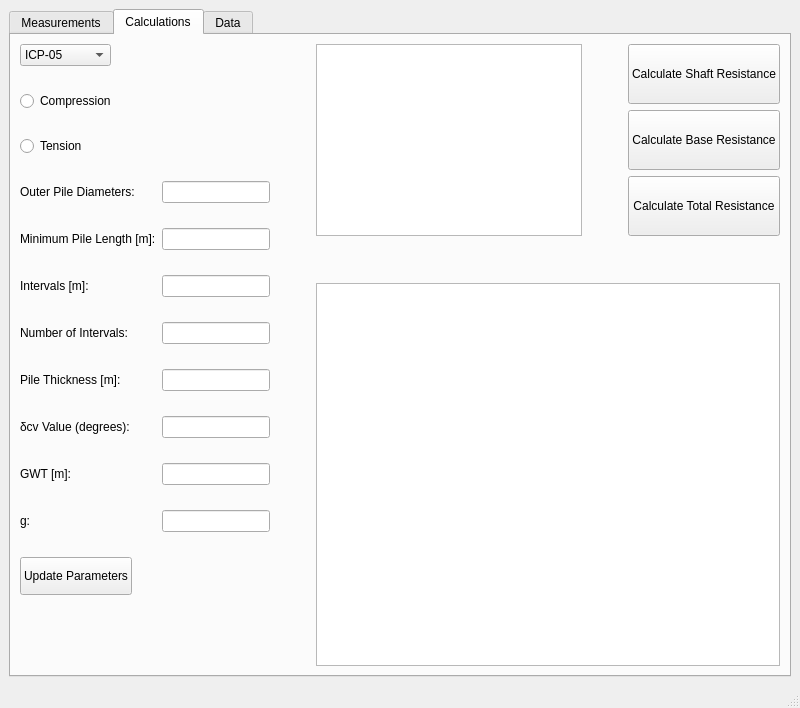
<?xml version="1.0" encoding="UTF-8"?>
<ui version="4.0">
 <class>MainWindow</class>
 <widget class="QMainWindow" name="MainWindow">
  <property name="geometry">
   <rect>
    <x>0</x>
    <y>0</y>
    <width>800</width>
    <height>708</height>
   </rect>
  </property>
  <property name="windowTitle">
   <string>MainWindow</string>
  </property>
  <widget class="QWidget" name="centralwidget">
   <layout class="QHBoxLayout" name="horizontalLayout">
    <item>
     <widget class="QTabWidget" name="tabWidget">
      <property name="currentIndex">
       <number>1</number>
      </property>
      <widget class="QWidget" name="tab1">
       <attribute name="title">
        <string>Measurements</string>
       </attribute>
      </widget>
      <widget class="QWidget" name="tab_2">
       <attribute name="title">
        <string>Calculations</string>
       </attribute>
       <layout class="QGridLayout" name="gridLayout_3">
        <item row="1" column="4">
         <spacer name="verticalSpacer">
          <property name="orientation">
           <enum>Qt::Vertical</enum>
          </property>
          <property name="sizeType">
           <enum>QSizePolicy::Fixed</enum>
          </property>
          <property name="sizeHint" stdset="0">
           <size>
            <width>20</width>
            <height>35</height>
           </size>
          </property>
         </spacer>
        </item>
        <item row="3" column="1">
         <spacer name="horizontalSpacer_3">
          <property name="orientation">
           <enum>Qt::Horizontal</enum>
          </property>
          <property name="sizeType">
           <enum>QSizePolicy::Fixed</enum>
          </property>
          <property name="sizeHint" stdset="0">
           <size>
            <width>40</width>
            <height>20</height>
           </size>
          </property>
         </spacer>
        </item>
        <item row="2" column="2" rowspan="4" colspan="5">
         <widget class="QTableWidget" name="tableWidget_6"/>
        </item>
        <item row="0" column="2" colspan="5">
         <layout class="QGridLayout" name="gridLayout_5">
          <item row="1" column="2">
           <widget class="QPushButton" name="pushButton_5">
            <property name="sizePolicy">
             <sizepolicy hsizetype="Minimum" vsizetype="Minimum">
              <horstretch>0</horstretch>
              <verstretch>0</verstretch>
             </sizepolicy>
            </property>
            <property name="text">
             <string>Calculate Base Resistance</string>
            </property>
           </widget>
          </item>
          <item row="1" column="1">
           <spacer name="horizontalSpacer_4">
            <property name="orientation">
             <enum>Qt::Horizontal</enum>
            </property>
            <property name="sizeType">
             <enum>QSizePolicy::Fixed</enum>
            </property>
            <property name="sizeHint" stdset="0">
             <size>
              <width>40</width>
              <height>20</height>
             </size>
            </property>
           </spacer>
          </item>
          <item row="0" column="0" rowspan="3">
           <widget class="QTableWidget" name="tableWidget_7">
            <property name="sizePolicy">
             <sizepolicy hsizetype="Expanding" vsizetype="Fixed">
              <horstretch>0</horstretch>
              <verstretch>0</verstretch>
             </sizepolicy>
            </property>
            <property name="maximumSize">
             <size>
              <width>1000</width>
              <height>1000</height>
             </size>
            </property>
           </widget>
          </item>
          <item row="0" column="2">
           <widget class="QPushButton" name="pushButton_4">
            <property name="sizePolicy">
             <sizepolicy hsizetype="Minimum" vsizetype="Minimum">
              <horstretch>0</horstretch>
              <verstretch>0</verstretch>
             </sizepolicy>
            </property>
            <property name="text">
             <string>Calculate Shaft Resistance</string>
            </property>
           </widget>
          </item>
          <item row="2" column="2">
           <widget class="QPushButton" name="pushButton_6">
            <property name="sizePolicy">
             <sizepolicy hsizetype="Minimum" vsizetype="Minimum">
              <horstretch>0</horstretch>
              <verstretch>0</verstretch>
             </sizepolicy>
            </property>
            <property name="text">
             <string>Calculate Total Resistance</string>
            </property>
           </widget>
          </item>
         </layout>
        </item>
        <item row="0" column="0" rowspan="6">
         <layout class="QFormLayout" name="formLayout">
          <property name="verticalSpacing">
           <number>25</number>
          </property>
          <item row="1" column="0">
           <widget class="QComboBox" name="comboBox">
            <property name="sizePolicy">
             <sizepolicy hsizetype="Preferred" vsizetype="Fixed">
              <horstretch>0</horstretch>
              <verstretch>0</verstretch>
             </sizepolicy>
            </property>
            <item>
             <property name="text">
              <string>ICP-05</string>
             </property>
            </item>
            <item>
             <property name="text">
              <string>UWA-05</string>
             </property>
            </item>
            <item>
             <property name="text">
              <string>FURGO-05</string>
             </property>
            </item>
            <item>
             <property name="text">
              <string>NGI-05</string>
             </property>
            </item>
           </widget>
          </item>
          <item row="2" column="0">
           <widget class="QRadioButton" name="radioButton">
            <property name="sizePolicy">
             <sizepolicy hsizetype="Fixed" vsizetype="Fixed">
              <horstretch>0</horstretch>
              <verstretch>0</verstretch>
             </sizepolicy>
            </property>
            <property name="text">
             <string>Compression</string>
            </property>
           </widget>
          </item>
          <item row="3" column="0">
           <widget class="QRadioButton" name="radioButton_2">
            <property name="sizePolicy">
             <sizepolicy hsizetype="Minimum" vsizetype="Minimum">
              <horstretch>0</horstretch>
              <verstretch>0</verstretch>
             </sizepolicy>
            </property>
            <property name="text">
             <string>Tension</string>
            </property>
           </widget>
          </item>
          <item row="4" column="0">
           <widget class="QLabel" name="label_7">
            <property name="text">
             <string>Outer Pile Diameters:</string>
            </property>
           </widget>
          </item>
          <item row="4" column="1">
           <widget class="QLineEdit" name="lineEdit">
            <property name="sizePolicy">
             <sizepolicy hsizetype="Fixed" vsizetype="Fixed">
              <horstretch>0</horstretch>
              <verstretch>0</verstretch>
             </sizepolicy>
            </property>
           </widget>
          </item>
          <item row="5" column="0">
           <widget class="QLabel" name="label_8">
            <property name="text">
             <string>Minimum Pile Length [m]:</string>
            </property>
           </widget>
          </item>
          <item row="5" column="1">
           <widget class="QLineEdit" name="lineEdit_2">
            <property name="sizePolicy">
             <sizepolicy hsizetype="Fixed" vsizetype="Fixed">
              <horstretch>0</horstretch>
              <verstretch>0</verstretch>
             </sizepolicy>
            </property>
           </widget>
          </item>
          <item row="6" column="0">
           <widget class="QLabel" name="label_9">
            <property name="text">
             <string>Intervals [m]:</string>
            </property>
           </widget>
          </item>
          <item row="6" column="1">
           <widget class="QLineEdit" name="lineEdit_3">
            <property name="sizePolicy">
             <sizepolicy hsizetype="Fixed" vsizetype="Fixed">
              <horstretch>0</horstretch>
              <verstretch>0</verstretch>
             </sizepolicy>
            </property>
           </widget>
          </item>
          <item row="7" column="0">
           <widget class="QLabel" name="label_10">
            <property name="text">
             <string>Number of Intervals: </string>
            </property>
           </widget>
          </item>
          <item row="7" column="1">
           <widget class="QLineEdit" name="lineEdit_4">
            <property name="sizePolicy">
             <sizepolicy hsizetype="Fixed" vsizetype="Fixed">
              <horstretch>0</horstretch>
              <verstretch>0</verstretch>
             </sizepolicy>
            </property>
           </widget>
          </item>
          <item row="8" column="0">
           <widget class="QLabel" name="label_11">
            <property name="text">
             <string>Pile Thickness [m]: </string>
            </property>
           </widget>
          </item>
          <item row="8" column="1">
           <widget class="QLineEdit" name="lineEdit_5">
            <property name="sizePolicy">
             <sizepolicy hsizetype="Fixed" vsizetype="Fixed">
              <horstretch>0</horstretch>
              <verstretch>0</verstretch>
             </sizepolicy>
            </property>
           </widget>
          </item>
          <item row="9" column="0">
           <widget class="QLabel" name="label_12">
            <property name="text">
             <string>δcv Value (degrees): </string>
            </property>
           </widget>
          </item>
          <item row="9" column="1">
           <widget class="QLineEdit" name="lineEdit_6">
            <property name="sizePolicy">
             <sizepolicy hsizetype="Fixed" vsizetype="Fixed">
              <horstretch>0</horstretch>
              <verstretch>0</verstretch>
             </sizepolicy>
            </property>
           </widget>
          </item>
          <item row="10" column="0">
           <widget class="QLabel" name="label_13">
            <property name="text">
             <string>GWT [m]:</string>
            </property>
           </widget>
          </item>
          <item row="10" column="1">
           <widget class="QLineEdit" name="lineEdit_7">
            <property name="sizePolicy">
             <sizepolicy hsizetype="Fixed" vsizetype="Fixed">
              <horstretch>0</horstretch>
              <verstretch>0</verstretch>
             </sizepolicy>
            </property>
           </widget>
          </item>
          <item row="11" column="0">
           <widget class="QLabel" name="label_14">
            <property name="text">
             <string>g: </string>
            </property>
           </widget>
          </item>
          <item row="11" column="1">
           <widget class="QLineEdit" name="lineEdit_8">
            <property name="sizePolicy">
             <sizepolicy hsizetype="Fixed" vsizetype="Fixed">
              <horstretch>0</horstretch>
              <verstretch>0</verstretch>
             </sizepolicy>
            </property>
           </widget>
          </item>
          <item row="13" column="0">
           <spacer name="verticalSpacer_3">
            <property name="orientation">
             <enum>Qt::Vertical</enum>
            </property>
            <property name="sizeType">
             <enum>QSizePolicy::Fixed</enum>
            </property>
            <property name="sizeHint" stdset="0">
             <size>
              <width>20</width>
              <height>40</height>
             </size>
            </property>
           </spacer>
          </item>
          <item row="12" column="0">
           <widget class="QPushButton" name="pushButton_3">
            <property name="sizePolicy">
             <sizepolicy hsizetype="Minimum" vsizetype="Minimum">
              <horstretch>0</horstretch>
              <verstretch>1</verstretch>
             </sizepolicy>
            </property>
            <property name="text">
             <string>Update Parameters</string>
            </property>
           </widget>
          </item>
         </layout>
        </item>
       </layout>
      </widget>
      <widget class="QWidget" name="tab">
       <attribute name="title">
        <string>Data</string>
       </attribute>
      </widget>
     </widget>
    </item>
   </layout>
  </widget>
  <widget class="QMenuBar" name="menubar">
   <property name="geometry">
    <rect>
     <x>0</x>
     <y>0</y>
     <width>800</width>
     <height>21</height>
    </rect>
   </property>
  </widget>
  <widget class="QStatusBar" name="statusbar"/>
 </widget>
 <resources/>
 <connections/>
</ui>
